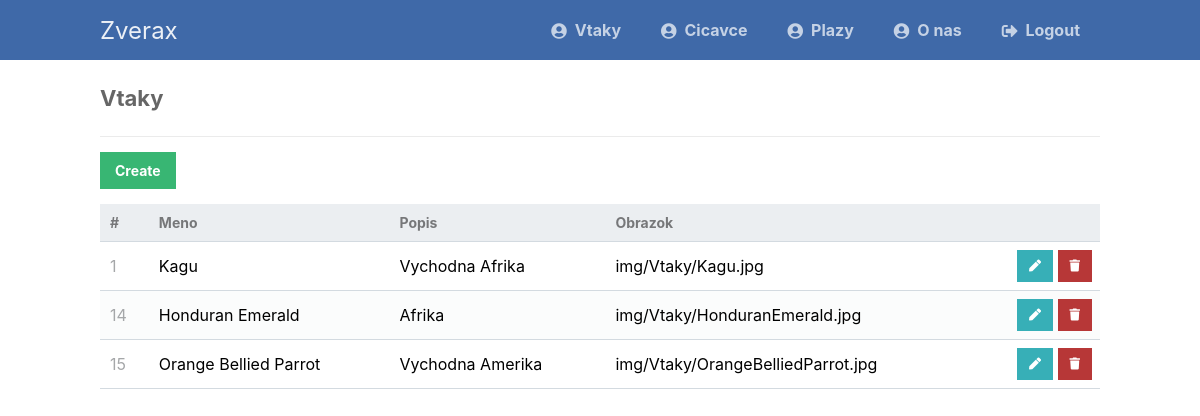
The app's page /profile.php with its own data.
### tables this page shows
CREATE TABLE `vtaky` (
  `id` int(11) NOT NULL,
  `meno` varchar(45) DEFAULT NULL,
  `popis` varchar(45) DEFAULT NULL,
  `image_path` varchar(45) DEFAULT NULL
);

### profile.php (the view, shortened to what this page needs)
<?php
include 'functions.php';
$pdo = pdo_connect_mysql();
$page = isset($_GET['page']) && is_numeric($_GET['page']) ? (int)$_GET['page'] : 1;
$records_per_page = 5;
$stmt = $pdo->prepare('SELECT * FROM vtaky ORDER BY id LIMIT :current_page, :record_per_page');
$stmt->bindValue(':current_page', ($page-1)*$records_per_page, PDO::PARAM_INT);
$stmt->bindValue(':record_per_page', $records_per_page, PDO::PARAM_INT);
$stmt->execute();
$contacts = $stmt->fetchAll(PDO::FETCH_ASSOC);
?>
<?=template_header('Read')?>
<div class="content read">
    <h2>Vtaky</h2>
    <a href="create.php" class="create-contact">Create</a>
    <table>
        <thead>
        <tr>
            <td>#</td>
            <td>Meno</td>
            <td>Popis</td>
            <td>Obrazok</td>
            <td></td>
        </tr>
        </thead>
        <tbody>
        <?php foreach ($contacts as $contact): ?>
            <tr>
                <td><?=$contact['id']?></td>
                <td><?=$contact['meno']?></td>
                <td><?=$contact['popis']?></td>
                <td><?=$contact['image_path']?></td>
                <td class="actions">
                    <a href="update.php?id=<?=$contact['id']?>" class="edit"><i class="fas fa-pen fa-xs"></i></a>
                    <a href="delete.php?id=<?=$contact['id']?>" class="trash"><i class="fas fa-trash fa-xs"></i></a>
                </td>
            </tr>
        <?php endforeach; ?>
        </tbody>
    </table>
</div>
<?=template_footer()?>

### css/styles.css (style rules this page uses)
* { box-sizing: border-box; font-family: -apple-system, BlinkMacSystemFont, "segoe ui", roboto, oxygen, ubuntu, cantarell, "fira sans", "droid sans", "helvetica neue", Arial, sans-serif; font-size: 16px; -webkit-font-smoothing: antialiased; -moz-osx-font-smoothing: grayscale; }
body { background-color: #FFFFFF; margin: 0; }
.content { width: 1000px; margin: 0 auto; }
.content h2 { margin: 0; padding: 25px 0; font-size: 22px; border-bottom: 1px solid #ebebeb; color: #666666; }
.read .create-contact { display: inline-block; text-decoration: none; background-color: #38b673; font-weight: bold; font-size: 14px; color: #FFFFFF; padding: 10px 15px; margin: 15px 0; }
.read table { width: 100%; padding-top: 30px; border-collapse: collapse; }
.read table thead { background-color: #ebeef1; border-bottom: 1px solid #d3dae0; }
.read table thead td { padding: 10px; font-weight: bold; color: #767779; font-size: 14px; }
.read table tbody tr { border-bottom: 1px solid #d3dae0; }
.read table tbody tr:nth-child(even) { background-color: #fbfcfc; }
.read table tbody tr td { padding: 10px; }
.read table tbody tr td:nth-child(1) { color: #a5a7a9; }
.read table tbody tr td.actions { padding: 8px; text-align: right; }
.read table tbody tr td.actions .edit, .read table tbody tr td.actions .trash { display: inline-flex; text-align: right; text-decoration: none; color: #FFFFFF; padding: 10px 12px; }
.read table tbody tr td.actions .trash { background-color: #b73737; }
.read table tbody tr td.actions .edit { background-color: #37afb7; }

### records on screen
vtaky: id "1", meno "Kagu", popis "Vychodna Afrika", image_path "img/Vtaky/Kagu.jpg"
vtaky: id "14", meno "Honduran Emerald", popis "Afrika", image_path "img/Vtaky/HonduranEmerald.jpg"
vtaky: id "15", meno "Orange Bellied Parrot", popis "Vychodna Amerika", image_path "img/Vtaky/OrangeBelliedParrot.jpg"
